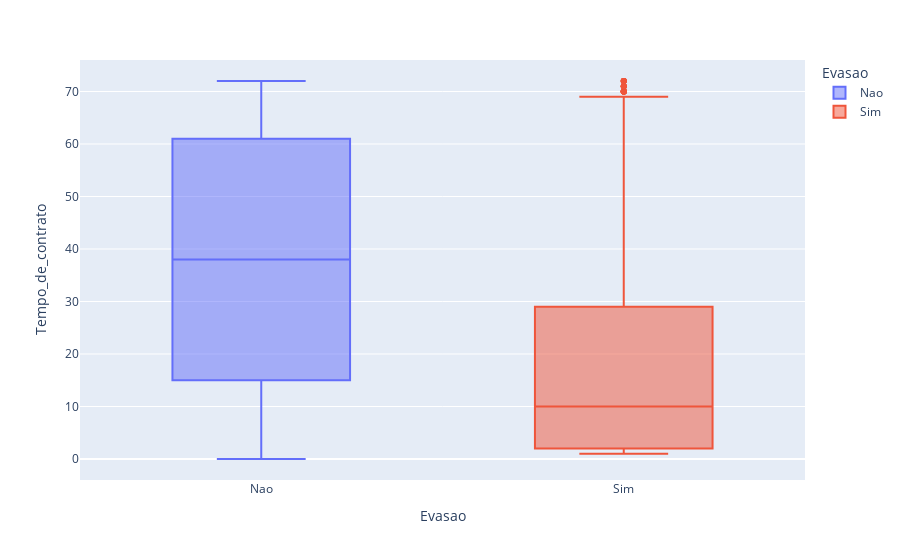

The code cell stored with this chart in its notebook:
### Code cell
fig = px.box(df, y="Tempo_de_contrato", x = 'Evasao', color = 'Evasao')
fig.show()

### Figure 1 — Plotly figure (JSON) as saved in the notebook; plotly's stock layout.template omitted (floating-point values rounded to 4 significant figures; data arrays with more than 128 entries replaced by an {"elided": "..."} marker saying what was removed)
{"data": [{"alignmentgroup": "True", "hovertemplate": "Evasao=%{x}<br>Tempo_de_contrato=%{y}<extra></extra>", "legendgroup": "Nao", "marker": {"color": "#636efa"}, "name": "Nao", "notched": false, "offsetgroup": "Nao", "orientation": "v", "showlegend": true, "type": "box", "x": {"elided": "5174 str values"}, "x0": " ", "xaxis": "x", "y": {"elided": "5174 int values"}, "y0": " ", "yaxis": "y"}, {"alignmentgroup": "True", "hovertemplate": "Evasao=%{x}<br>Tempo_de_contrato=%{y}<extra></extra>", "legendgroup": "Sim", "marker": {"color": "#EF553B"}, "name": "Sim", "notched": false, "offsetgroup": "Sim", "orientation": "v", "showlegend": true, "type": "box", "x": {"elided": "1869 str values"}, "x0": " ", "xaxis": "x", "y": {"elided": "1869 int values"}, "y0": " ", "yaxis": "y"}], "layout": {"boxmode": "overlay", "legend": {"title": {"text": "Evasao"}, "tracegroupgap": 0}, "margin": {"t": 60}, "xaxis": {"anchor": "y", "categoryarray": ["Nao", "Sim"], "categoryorder": "array", "domain": [0, 1], "title": {"text": "Evasao"}}, "yaxis": {"anchor": "x", "domain": [0, 1], "title": {"text": "Tempo_de_contrato"}}}}
